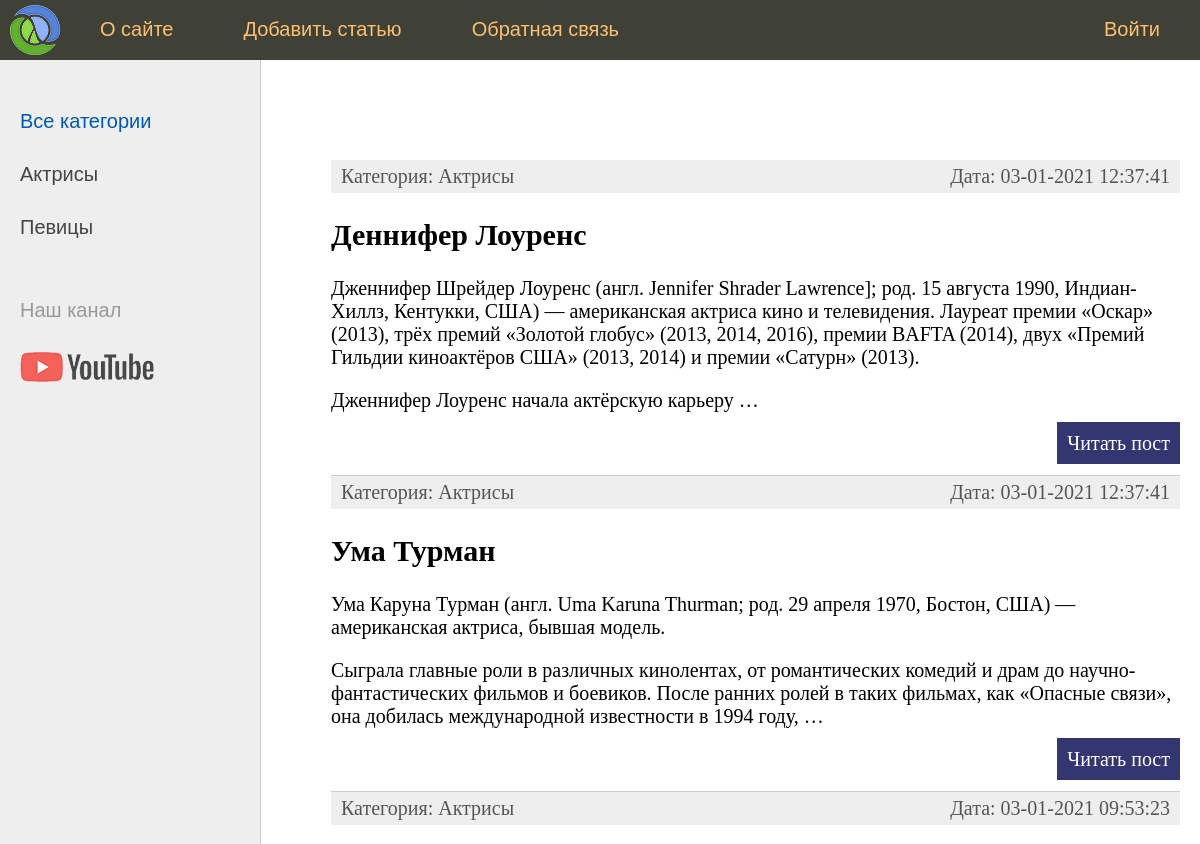
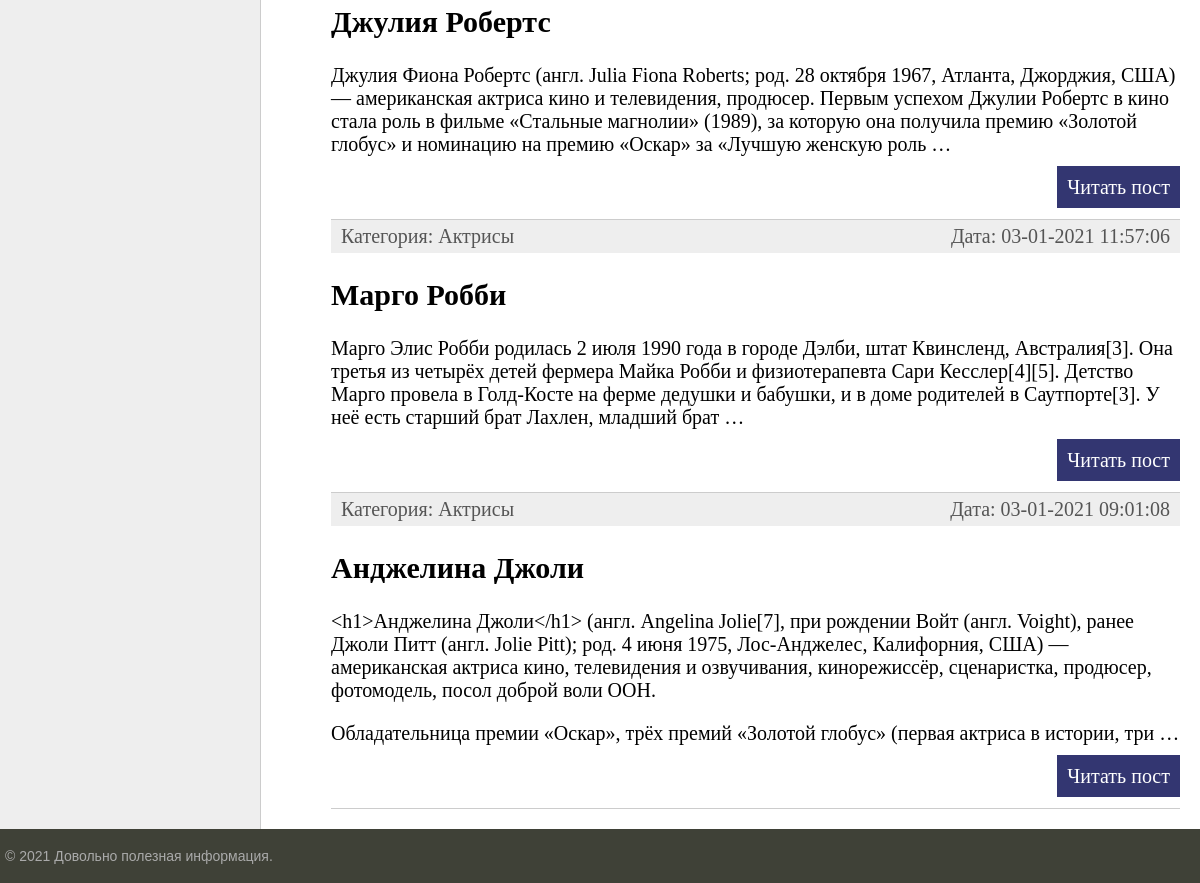
Before: / with the older database file (2 pictures, top to bottom).
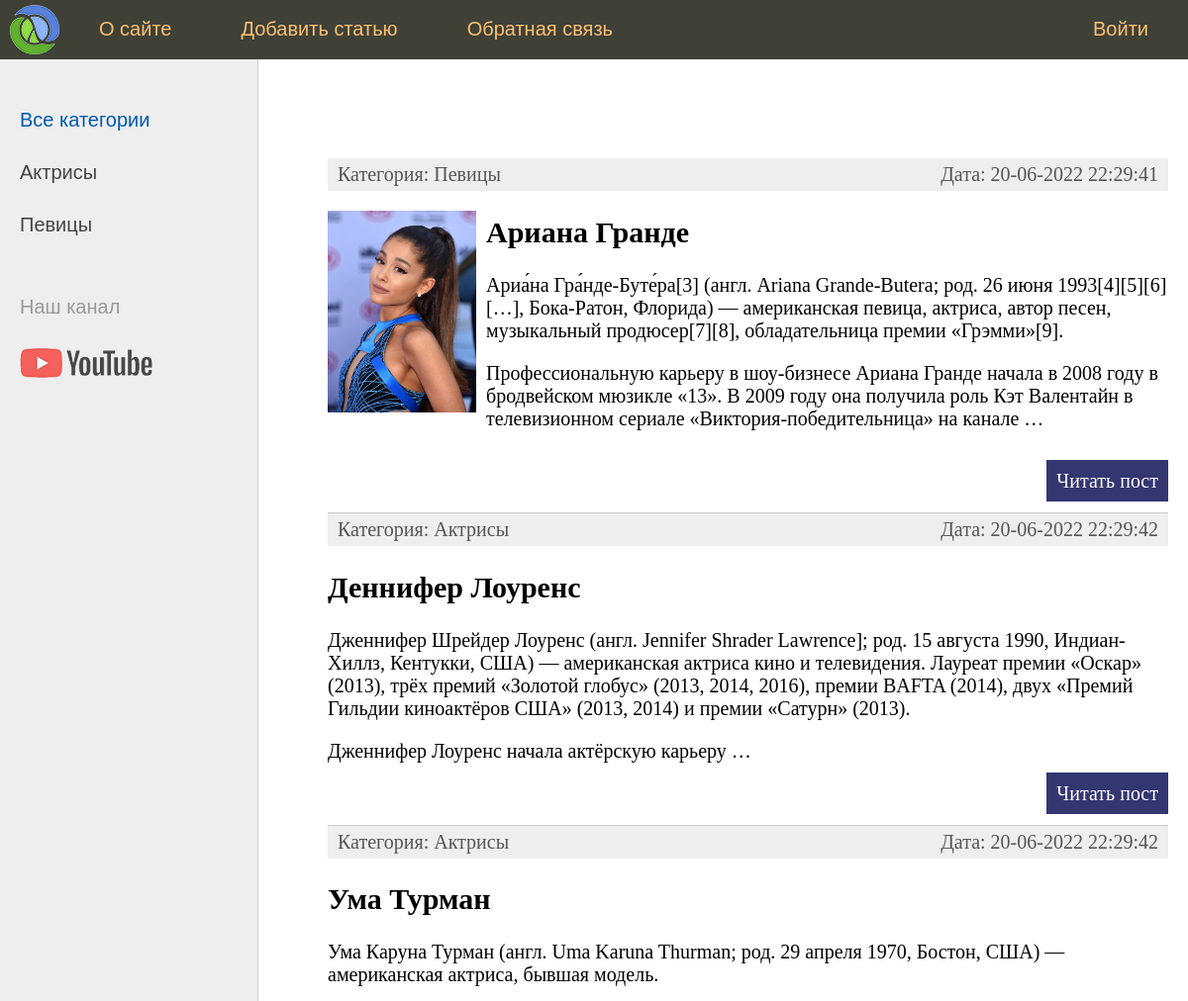
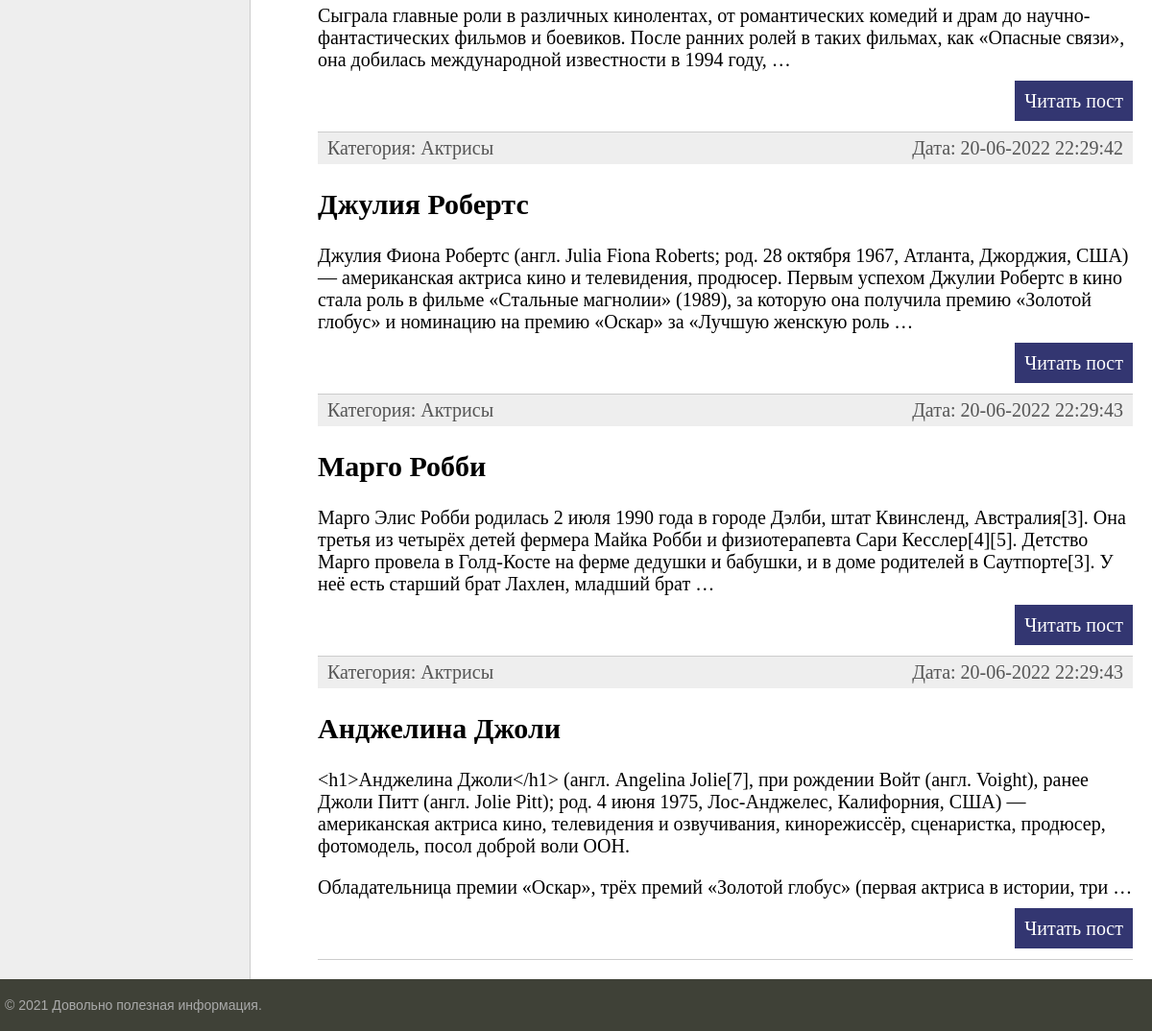
After: the same page with the newer database file (2 pictures, top to bottom).
### women/models.py (models this page shows, shortened)
class Category(models.Model):
    name = models.CharField(max_length=100, db_index=True, verbose_name='Категория')
    def __str__(self):
        return self.name
    def get_absolute_url(self):
        return reverse('category', kwargs={'cat_id': self.pk})
    class Meta:
        verbose_name = 'Категория'
        verbose_name_plural = 'Категории'
        ordering = ['id']

class Women(models.Model):
    title = models.CharField(max_length=255,verbose_name='Заголовок')
    content = models.TextField(blank=True, verbose_name='Текст статьи')
    photo = models.ImageField(upload_to="photos/%Y/%m/%d/", verbose_name='Фото')
    time_create = models.DateTimeField(auto_now_add=True, verbose_name = 'Время создания')
    time_update = models.DateTimeField(auto_now=True, verbose_name='Время изменения')
    is_published = models.BooleanField(default=True, verbose_name='Публикация')
    cat = models.ForeignKey('Category', on_delete=models.PROTECT, null=True, verbose_name='Категория')
    def get_absolute_url(self):# создает кнопку посмотреть на сайте в админке
        return reverse('post', kwargs={'post_id': self.pk})
    class Meta:
        verbose_name = 'Известные женщины'
        verbose_name_plural = 'Известные женщины'
        ordering = ['-time_create','title']

### women/views.py (the view)
# urls.py: path('', index, name='home'),
def index(request):
    posts = Women.objects.all()
    cats = Category.objects.all()
    context = {
        'posts': posts,
        'cats': cats,
        'menu': menu,
        'title': 'Главная страница',
        'cat_selected': 0,
    }
    return render(request, 'women/index.html', context=context)

### women/templates/women/index.html (shortened to what this page needs)
{% extends 'women/base.html' %}
{% block content %}
<ul class="list-articles">
	{% for p in posts %}
			<li><div class="article-panel">
	<p class="first">Категория: {{p.cat}}</p>
	<p class="last">Дата: {{p.time_update|date:"d-m-Y H:i:s"}}</p>
</div>
{% if p.photo %}
	<p><img class="img-article-left thumb" src="{{p.photo.url}}"></p>
{% endif %}
				<h2>{{p.title}}</h2>
	{% autoescape on %}
	{{p.content|linebreaks|truncatewords:50}}
	{% endautoescape %}
			<p class="link-read-post"><a href="{{ p.get_absolute_url }}">Читать пост</a></p>
			</li>
	{% endfor %}
</ul>
{% endblock %}

### women/templates/women/base.html (shortened to what this page needs)
{% load static %}
<!DOCTYPE html>
<html>
<head>
	<link type="text/css" href="{% static 'women/css/styles.css' %}" rel="stylesheet" />
</head>
<body>
<table class="table-page" border=0 cellpadding="0" cellspacing="0">
<tr><td valign=top>
{% block mainmenu %}
		<div class="header">
			<ul id="mainmenu" class="mainmenu">
			<li class="logo"><a href="{% url 'home' %}"><div class="logo"></div></a></li>
{% for m in menu %}
	{% if not forloop.last %}
			<li><a href="{% url m.url_name %}">{{m.title}}</a></li>
	{% else %}
			<li class="last"><a href="{% url m.url_name %}">{{m.title}}</a></li>
	{% endif %}
{% endfor %}
			</ul>
		</div>
{% endblock mainmenu %}
<table class="table-content" border=0 cellpadding="0" cellspacing="0">
<tr>
	<td valign="top" class="left-chapters">
	<ul id="leftchapters">
{% if cat_selected == 0 %}
		<li class="selected">Все категории</li>
{% else %}
		<li><a href="{% url 'home' %}">Все категории</a></li>
{% endif %}
{% for c in cats %}
	{% if c.pk == cat_selected %}
		<li class="selected">{{c.name}}</li>
	{% else %}
		<li><a href="{{ c.get_absolute_url }}">{{c.name}}</a></li>
	{% endif %}
{% endfor %}
		<li class="share">
		<p>Наш канал</p>
		<a class="share-yt" href="https://www.youtube.com/channel/UClJzWfGWuGJL2t-3dYKcHTA/playlists" target="_blank" rel="nofollow"></a>
		</li>
	</ul>
</td>
<td valign="top" class="content">
	<div class="content-text">
{% block content %}
{% endblock %}
	</div>
</td></tr></table>
</td></tr>
<tr><td valign=top>
	<div id="footer">
		<p>&copy; 2021 Довольно полезная информация.</p>
	</div>
</td></tr></table>
</body>
</html>

### women/static/women/css/styles.css (style rules this page uses)
html, body { font-family: 'Arial'; margin: 0; padding: 0; height: 100%; width: 100%; color: #444; }
a { color: #0059b2; text-decoration: none; }
img { max-width: 600px; height: auto; }
img.img-article-left { max-width: 300px; height: auto; float: left; padding: 0 10px 10px 0; }
img.img-article-left.thumb { max-width: 150px; height: auto; }
p.link-read-post { text-align: right; }
p.link-read-post a { padding: 10px; min-width: 100px; background: #333671; color: #fff; text-decoration: none; }
div.article-panel { background: #eee; padding: 5px 10px 5px 10px; box-sizing: border-box; overflow: hidden; color: #555; }
div.article-panel p.first { margin: 0; float: left; }
div.article-panel p.last { margin: 0; float: right; }
ul.list-articles { list-style: none; margin: 0; padding: 0; }
ul.list-articles li { border-bottom: 1px solid #ccc; }
.table-page { width: 100%; height: 100%; vertical-align: top; }
.table-page tr { height: 100%; }
.header { background: #3F4137; height: 60px; }
.logo { background: url('../images/logo.png') no-repeat 10px 5px; width: 70px; height: 60px; }
ul.mainmenu { list-style: none; margin: 0; padding: 0; height: 60px; color: #fdc073; font-size: 20px; overflow: hidden; }
ul.mainmenu li { float: left; margin: 18px 40px 0 30px; }
ul.mainmenu li.logo { margin: 0; }
ul.mainmenu li.last { float: right; }
ul.mainmenu li a { color: #fdc073; text-decoration: none; }
.table-content { width: 100%; min-height: 100%; height: 100%; }
.left-chapters { margin: 0; background: #eee; border-right: 1px solid #ccc; min-height: 100%; }
.left-chapters ul { width: 230px; min-height: 100%; margin: 0; padding: 20px 10px 10px 20px; list-style: none; font-size: 20px; }
.left-chapters ul li { margin: 30px 0 0 0; color: #999; }
.left-chapters ul li.selected { color: #0059b2; }
.left-chapters ul li a { color: #444; text-decoration: none; }
.left-chapters ul li.share { margin: 60px 0 0 0; }
.left-chapters ul li.share p { margin: 30px 0 30px 0; }
.left-chapters ul li.share a { display: inline-block; width: 40px; height: 40px; margin: 0 20px 0 0; }
.left-chapters ul li.share a.share-yt { width: 100%; height: 30px; background: url('../images/share_yt.png') no-repeat 0 0 }
.content { padding: 40px 20px 20px 40px; width: 100%; box-sizing: border-box; }
.content-text { margin: 60px 0 0 30px; color: #000; font-size: 20px; font-family: Yandex Sans Display Light; }
#footer { box-sizing: border-box; background: #3F4137; padding: 5px; color: #aaa; font-size: 14px; font-family: Verdana, Geneva, Arial, Helvetica; text-align: left; overflow: hidden; }

Changed rows visible on the page:
added Women: cat "Певицы", time_update "20-06-2022 22:29:41", photo (picture), title "Ариана Гранде", content "Ариа́на Гра́нде-Буте́ра[3] (англ. Ariana Grande-Butera; род. 26 июня 1993[4][5][6][…], Бока-Ратон, Флорида) — американская певица, актриса, автор песен, музыкальный продюсер[7][8], обладательница премии «Грэмми»[9]. Профессиональную карьеру в шоу-бизнесе Ариана Гранде начала в 2008 году в бродвейском мюзикле «13». В 2009 году она получила роль Кэт Валентайн в телевизионном сериале «Виктория-победительница» на канале …"
changed Women "Деннифер Лоуренс": time_update "03-01-2021 12:37:41" → "20-06-2022 22:29:42"
changed Women "Ума Турман": time_update "03-01-2021 12:37:41" → "20-06-2022 22:29:42"
changed Women "Джулия Робертс": time_update "03-01-2021 09:53:23" → "20-06-2022 22:29:42"
changed Women "Марго Робби": time_update "03-01-2021 11:57:06" → "20-06-2022 22:29:43"
changed Women "Анджелина Джоли": time_update "03-01-2021 09:01:08" → "20-06-2022 22:29:43"
